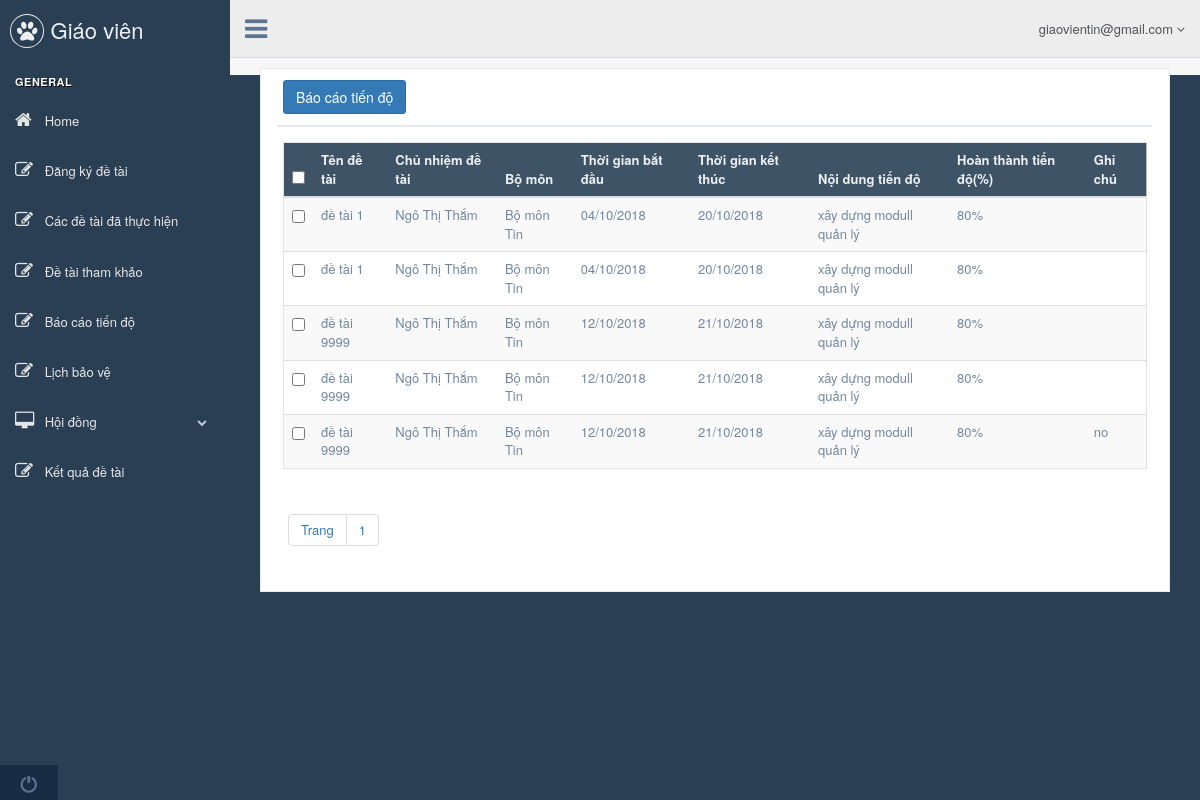
The app's page /giaovien.php?controller=baocaotiendo (signed in) with its own data.
### tables this page shows
CREATE TABLE `tbl_tiendo` (
  `pk_tiendo_id` int(11) NOT NULL,
  `fk_madetai_id` int(11) NOT NULL,
  `fk_user_id` int(11) NOT NULL,
  `fk_mabomon_id` int(11) NOT NULL,
  `c_tungay` date NOT NULL,
  `c_denngay` date NOT NULL,
  `c_noidungtiendo` varchar(1000) NOT NULL,
  `c_hoanthanhtiendo` varchar(50) NOT NULL,
  `c_ghichu` varchar(500) NOT NULL
);

CREATE TABLE `tbl_detai` (
  `pk_madetai_id` int(11) NOT NULL,
  `fk_user_id` int(11) NOT NULL,
  `fk_user_hoi_dong` int(11) NOT NULL,
  `c_tendetai` varchar(500) NOT NULL,
  `c_noidungnghiencuu` varchar(1000) NOT NULL,
  `c_kinhphi` float NOT NULL,
  `c_tungay` date NOT NULL,
  `c_denngay` date NOT NULL,
  `c_trangthai` int(11) NOT NULL,
  `file_mo_ta` text NOT NULL
);

CREATE TABLE `tbl_user` (
  `pk_user_id` int(11) NOT NULL,
  `c_fullname` varchar(500) NOT NULL,
  `fk_mabomon_id` int(11) NOT NULL,
  `c_hocham` varchar(500) NOT NULL,
  `c_hocvi` varchar(500) NOT NULL,
  `c_ngaysinh` date NOT NULL,
  `c_diachi` varchar(500) NOT NULL,
  `c_sdt` int(11) NOT NULL,
  `c_email` varchar(500) NOT NULL,
  `c_password` varchar(500) NOT NULL,
  `UserType` int(11) NOT NULL
);

CREATE TABLE `tbl_bomon` (
  `pk_mabomon_id` int(11) NOT NULL,
  `c_tenbomon` varchar(500) NOT NULL,
  `c_truongbomon` varchar(500) NOT NULL,
  `fk_user_id` int(11) NOT NULL
);

### controller/backend/w_giaovien/controller_baocaotiendo.php (called while the page is built, shortened)
<?php
	class controller_baocaotiendo{
		public function __construct(){
			$this->model = new model();
			$record_per_page = 5;
			$total = $this->model->num_rows("select * from tbl_tiendo td join tbl_detai dt on td.fk_madetai_id = dt.pk_madetai_id join tbl_user u on dt.fk_user_id = u.pk_user_id where u.pk_user_id = {$_SESSION['SS_USER']->pk_user_id} and dt.c_trangthai = 2");
			$num_page = ceil($total/$record_per_page);
			$p = (isset($_GET["p"])&&$_GET["p"]>0) ? ($_GET["p"]-1) : 0;
			$from = $p * $record_per_page;
			$arr = $this->model->get_all("select * from tbl_tiendo td join tbl_detai dt on td.fk_madetai_id = dt.pk_madetai_id join tbl_user u on dt.fk_user_id = u.pk_user_id where u.pk_user_id = {$_SESSION['SS_USER']->pk_user_id} and  dt.c_trangthai = 2 order by td.pk_tiendo_id desc limit $from,$record_per_page");
			include "view/backend/w_giaovien/view_baocaotiendo.php";
		}
	}
	new controller_baocaotiendo();
 ?>

### giaovien.php (called while the page is built, shortened)
<?php
	include "config.php";
	include "model/model.php";
	if(isset($_SESSION["SS_USER"]) == false)
		include "controller/backend/controller_login.php";
	else{
		include "view/backend/w_giaovien/master_giaovien.php";
	}
 ?>

### model/model.php (called while the page is built, shortened)
<?php
	class model{
		public function get_all($sql){
			global $db;
			$result = mysqli_query($db,$sql);
			$arr = array();
			while($rows = mysqli_fetch_object($result))
				$arr[] = $rows;
			return $arr;
		}
		public function get_a_record($sql){
			global $db;
			$result = mysqli_query($db,$sql);
			$rows = mysqli_fetch_object($result);
			return $rows;
		}
		public function num_rows($sql){
			global $db;
			$result = mysqli_query($db,$sql);
			return mysqli_num_rows($result);
		}
	}
 ?>

### view/backend/w_giaovien/view_baocaotiendo.php (the view, shortened to what this page needs)
<div class="right_col" role="main">
  <div class="">
    <div class="page-title">
      <div class="col-md-12 col-sm-12 col-xs-12">
        <div class="x_panel">
          <div class="x_title">
            <div>
        <a href="giaovien.php?controller=add_baocaotiendo&act=add" class="btn btn-primary">Báo cáo tiến độ</a>
      </div>
          </div>
          <div class="x_content">
            <div class="table-responsive">
              <table class="table table-striped jambo_table bulk_action">
                <thead>
                  <tr class="headings">
                    <th>
                      <input type="checkbox" id="check-all" class="flat">
                    </th>
                    <th class="column-title">Tên đề tài </th>
                    <th class="column-title">Chủ nhiệm đề tài </th>
                    <th class="column-title">Bộ môn </th>
                    <th class="column-title">Thời gian bắt đầu </th>
                    <th class="column-title">Thời gian kết thúc </th>
                    <th class="column-title">Nội dung tiến độ </th>
                    <th class="column-title">Hoàn thành tiến độ(%) </th>
                    <th class="column-title">Ghi chú </th>
                  </tr>
                </thead>
                <tbody>
                <?php foreach($arr as $rows): ?>
                  <tr class="even pointer">
                    <td class="a-center ">
                      <input type="checkbox" class="flat" name="table_records">
                    </td>
                    <td class=" ">
                      <?php
                        $detai = $this->model->get_a_record("select c_tendetai from tbl_detai where pk_madetai_id={$rows->fk_madetai_id}");
                        echo isset($detai->c_tendetai)?$detai->c_tendetai:"";
                      ?>
                    </td>
                     <td class=" ">
                      <?=$rows->c_fullname?>
                    </td>
                    <td class=" ">
                      <?php
                        $bomon = $this->model->get_a_record("select c_tenbomon from tbl_bomon where pk_mabomon_id={$rows->fk_mabomon_id}");
                        echo isset($bomon->c_tenbomon)?$bomon->c_tenbomon:"";
                      ?>
                    </td>
                    <td class=" ">
                      <?php
                        $date = date_create($rows->c_tungay);
                        echo date_format($date,"d/m/Y");
                      ?>
                    </td>
                    <td class=" ">
                      <?php
                        $date = date_create($rows->c_denngay);
                        echo date_format($date,"d/m/Y");
                      ?>
                    </td>
                    <td class=" "><?php echo $rows->c_noidungtiendo; ?></td>
                    <td class=" "><?php echo $rows->c_hoanthanhtiendo; ?></td>
                    <td class=" "><?php echo $rows->c_ghichu; ?></td>
                  </tr>
                <?php endforeach; ?>
                </tbody>
              </table>
              <div class="card-footer" style="padding:5px !important">
          <ul class="pagination">
            <li class="page-item"><a class="page-link" href="#">Trang</a></li>
          <?php for($i=1; $i<=$num_page; $i++): ?>
            <li class="page-item"><a class="page-link" href="giaovien.php?controller=baocaotiendo&p=<?php echo $i; ?>"><?php echo $i; ?></a></li>
          <?php endfor; ?>
          </ul>
        </div>
            </div>
          </div>
        </div>
      </div>
    </div>
  </div>
</div>

### records on screen
tbl_tiendo: tbl_detai.c_tendetai "đề tài 1", tbl_user.c_fullname "Ngô Thị Thắm", tbl_bomon.c_tenbomon "Bộ môn Tin", tbl_detai.c_tungay "04/10/2018", tbl_detai.c_denngay "20/10/2018", c_noidungtiendo "xây dựng modull quản lý", c_hoanthanhtiendo "80%"
tbl_tiendo: tbl_detai.c_tendetai "đề tài 1", tbl_user.c_fullname "Ngô Thị Thắm", tbl_bomon.c_tenbomon "Bộ môn Tin", tbl_detai.c_tungay "04/10/2018", tbl_detai.c_denngay "20/10/2018", c_noidungtiendo "xây dựng modull quản lý", c_hoanthanhtiendo "80%"
tbl_tiendo: tbl_detai.c_tendetai "đề tài 9999", tbl_user.c_fullname "Ngô Thị Thắm", tbl_bomon.c_tenbomon "Bộ môn Tin", tbl_detai.c_tungay "12/10/2018", tbl_detai.c_denngay "21/10/2018", c_noidungtiendo "xây dựng modull quản lý", c_hoanthanhtiendo "80%"
tbl_tiendo: tbl_detai.c_tendetai "đề tài 9999", tbl_user.c_fullname "Ngô Thị Thắm", tbl_bomon.c_tenbomon "Bộ môn Tin", tbl_detai.c_tungay "12/10/2018", tbl_detai.c_denngay "21/10/2018", c_noidungtiendo "xây dựng modull quản lý", c_hoanthanhtiendo "80%"
tbl_tiendo: tbl_detai.c_tendetai "đề tài 9999", tbl_user.c_fullname "Ngô Thị Thắm", tbl_bomon.c_tenbomon "Bộ môn Tin", tbl_detai.c_tungay "12/10/2018", tbl_detai.c_denngay "21/10/2018", c_noidungtiendo "xây dựng modull quản lý", c_hoanthanhtiendo "80%", c_ghichu "no"

### other values on screen
$_SESSION["SS_USER"]->c_email "giaovientin@gmail.com"
